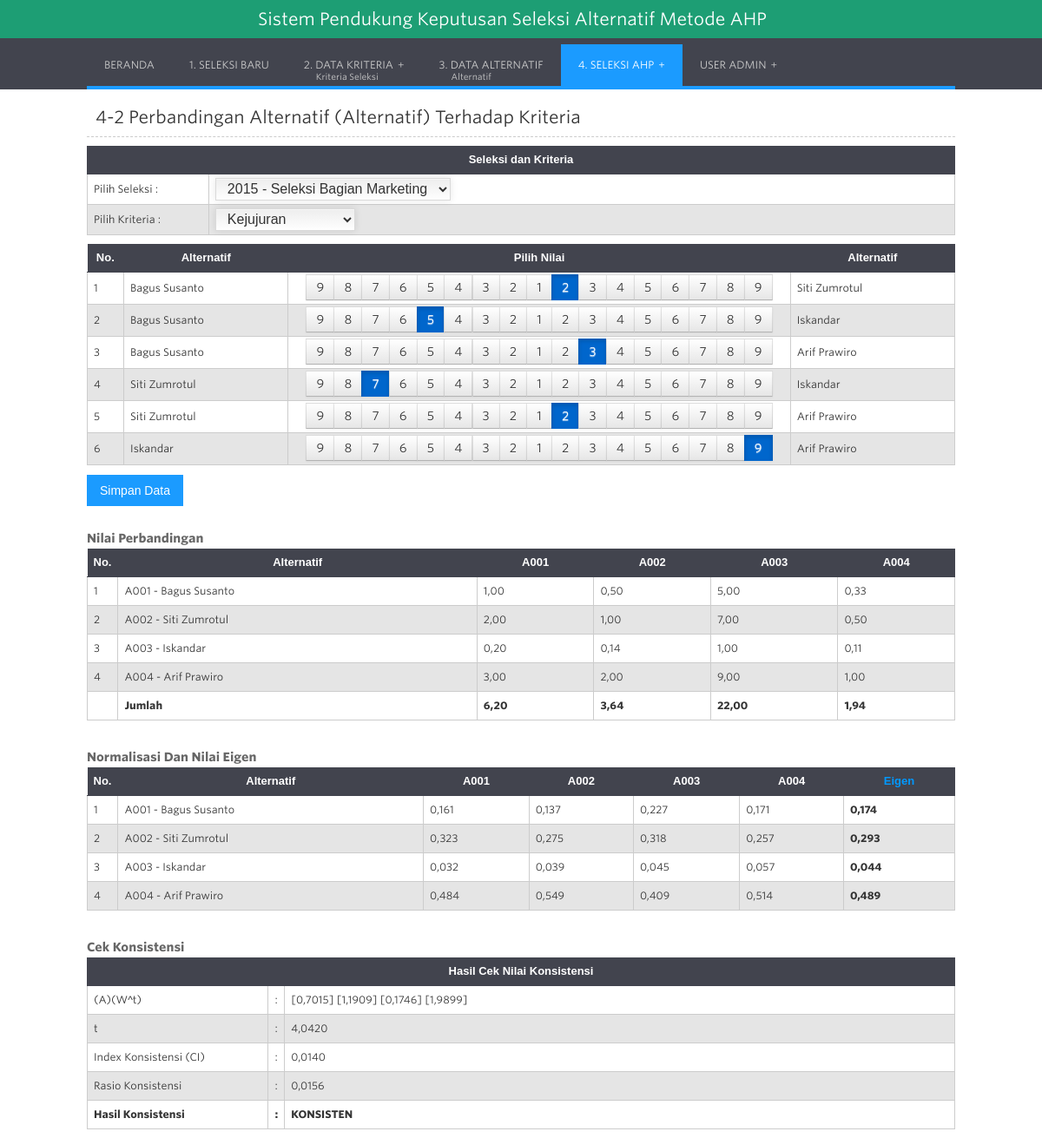
Screenshot of /?h=nilai-alternatif (signed in) with the database file from the repository.
### tables this page shows
CREATE TABLE `ahp_alternatif` (
  `id_alternatif` int(11) NOT NULL,
  `id_seleksi` int(11) NOT NULL,
  `nama_alternatif` varchar(50) NOT NULL,
  `catatan` varchar(100) NOT NULL,
  `tgl_daftar` date NOT NULL
);

CREATE TABLE `ahp_nilai_pasangan` (
  `id_nilai_pasangan` bigint(20) NOT NULL,
  `tipe` int(1) NOT NULL COMMENT '1 untuk kriteria dan 2 untuk alternatif',
  `id_node_0` int(11) NOT NULL COMMENT 'kriteria=0, untuk alterantif=id_alternatif',
  `id_node_1` int(11) NOT NULL COMMENT 'id_kriteria_seleksi atau id_alternatif',
  `id_node_2` int(11) NOT NULL COMMENT 'id_kriteria_seleksi atau id_alternatif',
  `nilai_1` double NOT NULL,
  `nilai_2` double NOT NULL
);

CREATE TABLE `ahp_seleksi` (
  `id_seleksi` int(11) NOT NULL,
  `tahun` int(4) NOT NULL,
  `seleksi` varchar(50) NOT NULL,
  `catatan` varchar(100) NOT NULL
);

CREATE TABLE `ahp_kriteria_seleksi` (
  `id_kriteria_seleksi` int(11) NOT NULL,
  `id_kriteria` int(11) NOT NULL,
  `id_seleksi` int(11) NOT NULL
);

CREATE TABLE `ahp_nilai_random_index` (
  `id_nilai_random_index` int(11) NOT NULL,
  `matrix` int(11) NOT NULL,
  `nilai` double NOT NULL
);

### config/library.php (called while the page is built, shortened)
<?php
$kasus_objek="Alternatif";
?>

### ahp_perbandingan_alternatif.php (the view, shortened to what this page needs)
<?php
  $seleksi=antiinjec($koneksi, @$_POST['seleksi']);
  $kriteria=antiinjec($koneksi, @$_POST['kriteria']);
  if($seleksi=="") {
	  $d_seleksi=mysqli_fetch_array($koneksi->query("SELECT id_seleksi FROM ahp_seleksi ORDER BY tahun DESC, id_seleksi DESC LIMIT 0, 1"));
	  $seleksi=$d_seleksi['id_seleksi'];
  }
  if($kriteria=="") {
	  $d_kriteria=mysqli_fetch_array($koneksi->query("SELECT a.id_kriteria_seleksi FROM ahp_kriteria_seleksi as a, ahp_kriteria as b
	  										 WHERE a.id_kriteria=b.id_kriteria
  												AND a.id_seleksi='$seleksi' ORDER BY a.id_kriteria_seleksi ASC LIMIT 0, 1"));
	  $kriteria=$d_kriteria['id_kriteria_seleksi'];
  }
?>
<div class="judul">4-2 Perbandingan Alternatif (<?php echo $kasus_objek; ?>) Terhadap Kriteria</div>
<div class="csstable" >
    <form method="post" action="?h=nilai-alternatif" enctype="multipart/form-data">
    <table width="100%" border="0" cellspacing="0" cellpadding="4">
      <tr><td colspan="2">Seleksi dan Kriteria</td></tr>
      <tr>
        <td width="14%">Pilih Seleksi :</td>
        <td width="86%">
        <select name="seleksi" onchange="this.form.submit()" style="font-size:16px; color:#333; padding-top:2px; width:auto;">
            <?php
            $q_seleksi="SELECT id_seleksi, seleksi, tahun FROM ahp_seleksi ORDER BY tahun DESC, id_seleksi DESC";
            $h_node=$koneksi->query($q_seleksi);
            while($dseleksi=mysqli_fetch_array($h_node)) {
            ?>
            <option value="<?php echo $dseleksi['id_seleksi']; ?>" <?php if($dseleksi['id_seleksi']==$seleksi) { echo "selected"; } ?>><?php echo $dseleksi['tahun']." - ".$dseleksi['seleksi']; ?></option>
            <?php } ?>
        </select>
        </td>
      </tr>
      <tr>
        <td>Pilih Kriteria :</td>
        <td>
        <select name="kriteria" onchange="this.form.submit()" style="font-size:16px; color:#333; padding-top:2px; width:auto;">
            <?php
            $q_kriteria="SELECT a.id_kriteria_seleksi, b.kriteria FROM ahp_kriteria_seleksi as a, ahp_kriteria as b
						 WHERE a.id_kriteria=b.id_kriteria
							AND a.id_seleksi='$seleksi' ORDER BY a.id_kriteria_seleksi ASC";
            $h_node=$koneksi->query($q_kriteria);
            while($d_kriteria=mysqli_fetch_array($h_node)) {
            ?>
            <option value="<?php echo $d_kriteria['id_kriteria_seleksi']; ?>" <?php if($d_kriteria['id_kriteria_seleksi']==$kriteria) { echo "selected"; } ?>><?php echo $d_kriteria['kriteria']; ?></option>
            <?php } ?>
        </select>
        </td>
      </tr>
    </table>
    </form>
    <form method="post" action="?h=nilai-alternatif" class="row-fluid margin-none">
    <table width="100%" border="0" cellspacing="0" cellpadding="4">
      <tr>
          <td width='4%'>No.</td>
          <td width='18%'><?php echo $kasus_objek; ?></td>
          <td width='55%' style="text-align:center;">Pilih Nilai</td>
          <td width='18%'><?php echo $kasus_objek; ?></td>
      </tr>
	  <?php
      $tampil ="SELECT a.id_alternatif, a.nama_alternatif, c.tipe, c.id_node_0, c.id_node_1, c.id_node_2, c.id_nilai_pasangan, c.nilai_1, c.nilai_2 FROM ahp_alternatif as a, ahp_nilai_pasangan as c WHERE c.tipe=1 AND c.id_node_0='$kriteria' AND a.id_alternatif=c.id_node_1 AND a.id_seleksi='$seleksi' ORDER BY c.id_nilai_pasangan ASC, a.id_alternatif ASC";
	  $h_tampil=$koneksi->query($tampil);
      $no = 1;
      while($r=mysqli_fetch_array($h_tampil)){
        $tampil2 ="SELECT a.id_alternatif, a.nama_alternatif FROM ahp_alternatif as a, ahp_nilai_pasangan as c WHERE c.tipe=1 AND c.id_node_0='$kriteria' AND a.id_alternatif=c.id_node_2 AND c.id_node_1='$r[id_node_1]' AND c.id_nilai_pasangan='$r[id_nilai_pasangan]' AND a.id_seleksi='$seleksi' ORDER BY a.id_alternatif ASC";
        $h_tampil2=$koneksi->query($tampil2);
        $r2=mysqli_fetch_array($h_tampil2);
        $nilai=0;
        if($r['nilai_1']<1) { $nilai=$r['nilai_2']; }
        elseif($r['nilai_1']>1) { $nilai=-$r['nilai_1']; }
        elseif($r['nilai_1']==1) { $nilai=1; }
        ?>
        <tr>
            <td>
			<?php echo $no; ?>
            </td>
            <td><?php echo $r['nama_alternatif']; ?></td>
            <td style="text-align:center;">
                 <label for="radio1<?php echo $no; ?>">9</label>
                 <label for="radio2<?php echo $no; ?>">8</label>
                 <label for="radio3<?php echo $no; ?>">7</label>
                 <label for="radio4<?php echo $no; ?>">6</label>
                 <label for="radio5<?php echo $no; ?>">5</label>
                 <label for="radio6<?php echo $no; ?>">4</label>
                 <label for="radio7<?php echo $no; ?>">3</label>
                 <label for="radio8<?php echo $no; ?>">2</label>
                 <label for="radio9<?php echo $no; ?>">1</label>
                 <label for="radio10<?php echo $no; ?>">2</label>
                 <label for="radio11<?php echo $no; ?>">3</label>
                 <label for="radio12<?php echo $no; ?>">4</label>
                 <label for="radio13<?php echo $no; ?>">5</label>
                 <label for="radio14<?php echo $no; ?>">6</label>
              <input type="radio" id="radio15<?php echo $no; ?>" name="pilih<?php echo $r['id_nilai_pasangan']; ?>" value="7" <?php if($nilai==7) { echo "checked"; } ?>>
                 <label for="radio15<?php echo $no; ?>">7</label>
              <input type="radio" id="radio16<?php echo $no; ?>" name="pilih<?php echo $r['id_nilai_pasangan']; ?>" value="8" <?php if($nilai==8) { echo "checked"; } ?>>
                 <label for="radio16<?php echo $no; ?>">8</label>
              <input type="radio" id="radio17<?php echo $no; ?>" name="pilih<?php echo $r['id_nilai_pasangan']; ?>" value="9" <?php if($nilai==9) { echo "checked"; } ?>>
                 <label for="radio17<?php echo $no; ?>">9</label>
            </td>
            <td><?php echo $r2['nama_alternatif']; ?></td>
        </tr>
        <?php
        $no++;
      }
      ?>
    </table>
    <button id='send' type='submit' name="btn_simpan" class="tombol-large w_biru hvr-fade">Simpan Data</button>
    </form>
    <br />
    <?php if($seleksi!="" && $kriteria!="") { ?>
    <h4>Nilai Perbandingan</h4>
    <div class="box">
    <table width="100%" border="0" cellspacing="0" cellpadding="4">
    <?php
    $h_node=$koneksi->query("SELECT id_alternatif, nama_alternatif FROM ahp_alternatif WHERE id_seleksi='$seleksi' ORDER BY id_alternatif ASC");
    $jml_node=mysqli_num_rows($h_node);
    ?>
          <tr>
              <td width='3%'>No.</td>
              <td><?php echo $kasus_objek; ?></td>
              <?php
              for($i=1; $i<=$jml_node; $i++) {
              ?>
              <td><?php echo sprintf("A%03d", $i); ?></td>
              <?php } ?>
          </tr>
    <?php
    $total=array();
    $tampil ="SELECT id_alternatif, nama_alternatif FROM ahp_alternatif WHERE id_seleksi='$seleksi' ORDER BY id_alternatif ASC";
    $h_tampil=$koneksi->query($tampil);
    $no = 1;
    while($r=mysqli_fetch_array($h_tampil)){
      $n_node=sprintf("A%03d", $no);
      ?>
      <tr>
          <td><?php echo $no; ?></td>
          <td><?php echo $n_node.' - '.$r['nama_alternatif']; ?></td>
          <?php
          $n=0;
          $h_node=$koneksi->query("SELECT id_alternatif, nama_alternatif FROM ahp_alternatif WHERE id_seleksi='$seleksi' ORDER BY id_alternatif ASC");
          while($d_node=mysqli_fetch_array($h_node)) {
                $nilai_pasang=0;
                $h_nilai1=$koneksi->query("SELECT nilai_1 FROM ahp_nilai_pasangan WHERE tipe=1 AND id_node_0='$kriteria' AND
                                  id_node_1='$r[id_alternatif]' AND id_node_2='$d_node[id_alternatif]'");
                $d_nilai1=mysqli_fetch_array($h_nilai1);
                $h_nilai2=$koneksi->query("SELECT nilai_2 FROM ahp_nilai_pasangan WHERE tipe=1 AND id_node_0='$kriteria' AND
                                  id_node_2='$r[id_alternatif]' AND id_node_1='$d_node[id_alternatif]'");
                $d_nilai2=mysqli_fetch_array($h_nilai2);
                if(@$d_nilai1[0]==0) { $nilai_pasang=@$d_nilai2[0]; } else { $nilai_pasang=@$d_nilai1[0]; }
                if($nilai_pasang==0 || $nilai_pasang=="") { $nilai_pasang=1; }
                $total[$n]=@$total[$n]+$nilai_pasang;
                ?>
              <td><?php echo number_format($nilai_pasang, 2, ',', '.'); ?></td>
          <?php $n++; } ?>
      </tr>
      <?php
      $no++;
    }
    ?>
          <tr>
              <td></td>
              <td style="font-weight:bold; color:#333;">Jumlah</td>
              <?php
              for($i=0; $i<$jml_node; $i++) {
              ?>
              <td style="font-weight:bold; color:#333;"><?php echo number_format($total[$i], 2, ",", '.'); ?></td>
              <?php } ?>
          </tr>
    </table>
    <div style="width:100%; height:20px; clear:both;"></div>
    <h4>Normalisasi Dan Nilai Eigen</h4>
    <table width="100%" border="0" cellspacing="0" cellpadding="4">
    <?php
    $h_node=$koneksi->query("SELECT id_alternatif, nama_alternatif FROM ahp_alternatif WHERE id_seleksi='$seleksi' ORDER BY id_alternatif ASC");
    $jml_node=mysqli_num_rows($h_node);
    ?>
          <tr>
              <td width='3%'>No.</td>
              <td><?php echo $kasus_objek; ?></td>
              <?php
              for($i=1; $i<=$jml_node; $i++) {
              ?>
              <td><?php echo sprintf("A%03d", $i); ?></td>
              <?php } ?>
              <td style="font-weight:bold; color:#09F;">Eigen</td>
          </tr>
    <?php
    $eigen=array();
    $tampil ="SELECT id_alternatif, nama_alternatif FROM ahp_alternatif WHERE id_seleksi='$seleksi' ORDER BY id_alternatif ASC";
    $h_tampil=$koneksi->query($tampil);
    $no = 1;
    while($r=mysqli_fetch_array($h_tampil)){
      $n_node=sprintf("A%03d", $no);
      ?>
      <tr>
          <td><?php echo $no; ?></td>
          <td><?php echo $n_node.' - '.$r['nama_alternatif']; ?></td>
          <?php
          $n=0;
          $jumlah_normalisasi=0;
          $h_node=$koneksi->query("SELECT id_alternatif, nama_alternatif FROM ahp_alternatif WHERE id_seleksi='$seleksi' ORDER BY id_alternatif ASC");
          while($d_node=mysqli_fetch_array($h_node)) {
                $nilai_pasang=0;
                $h_nilai1=$koneksi->query("SELECT nilai_1 FROM ahp_nilai_pasangan WHERE tipe=1 AND id_node_0='$kriteria' AND
                                  id_node_1='$r[id_alternatif]' AND id_node_2='$d_node[id_alternatif]'");
                $d_nilai1=mysqli_fetch_array($h_nilai1);
                $h_nilai2=$koneksi->query("SELECT nilai_2 FROM ahp_nilai_pasangan WHERE tipe=1 AND id_node_0='$kriteria' AND
                                  id_node_2='$r[id_alternatif]' AND id_node_1='$d_node[id_alternatif]'");
                $d_nilai2=mysqli_fetch_array($h_nilai2);
                if(@$d_nilai1[0]==0) { $nilai_pasang=@$d_nilai2[0]; } else { $nilai_pasang=@$d_nilai1[0]; }
                if($nilai_pasang==0 || $nilai_pasang=="") { $nilai_pasang=1; }
                $nilai_normalisasi=$nilai_pasang/$total[$n];
                $jumlah_normalisasi=$jumlah_normalisasi+$nilai_normalisasi;
                ?>
              <td><?php echo number_format($nilai_normalisasi, 3, ',', '.'); ?></td>
          <?php
          $n++; }
          $eigen[$no-1]=$jumlah_normalisasi/$jml_node;
          $urut=$no-1;
		  $cek_data=mysqli_fetch_array($koneksi->query("SELECT COUNT(*) FROM ahp_nilai_eigen WHERE tipe=1 AND id_node_0='$kriteria' AND id_node='$r[id_alternatif]'"));
		  if($cek_data[0]==0) {
			  $koneksi->query("INSERT INTO ahp_nilai_eigen(tipe, id_node_0, id_node, nilai) VALUES (1, '$kriteria', '$r[id_alternatif]', '$eigen[$urut]')");
		  } else {
			  $koneksi->query("UPDATE ahp_nilai_eigen SET nilai='$eigen[$urut]' WHERE tipe=1 AND id_node_0='$kriteria' AND id_node='$r[id_alternatif]'");
		  }
          ?>
          <td style="font-weight:bold; color:#333;"><?php echo number_format($eigen[$no-1], 3, ',', '.'); ?></td>
      </tr>
      <?php
      $no++;
    }
    ?>
    </table>
    <div style="width:100%; height:20px; clear:both;"></div>
    <h4>Cek Konsistensi</h4>
    <table width="100%" border="0" cellspacing="0" cellpadding="4">
    <tr><td colspan="3">Hasil Cek Nilai Konsistensi</td></tr>
    <tr>
        <td width="21%">(A)(W^t)</td>
        <td width="1%">:</td>
        <td width="78%">
        <?php
            $AWt=array();
            $tampil ="SELECT id_alternatif, nama_alternatif FROM ahp_alternatif WHERE id_seleksi='$seleksi' ORDER BY id_alternatif ASC";
            $h_tampil=$koneksi->query($tampil);
            $no = 0;
            while($r=mysqli_fetch_array($h_tampil)){
              $AWt_line=0;
              $n=0;
              $h_node=$koneksi->query("SELECT id_alternatif, nama_alternatif FROM ahp_alternatif WHERE id_seleksi='$seleksi' ORDER BY id_alternatif ASC");
              while($d_node=mysqli_fetch_array($h_node)) {
				  $nilai_pasang=0;
				  $h_nilai1=$koneksi->query("SELECT nilai_1 FROM ahp_nilai_pasangan WHERE tipe=1 AND id_node_0='$kriteria' AND
									id_node_1='$r[id_alternatif]' AND id_node_2='$d_node[id_alternatif]'");
				  $d_nilai1=mysqli_fetch_array($h_nilai1);
				  $h_nilai2=$koneksi->query("SELECT nilai_2 FROM ahp_nilai_pasangan WHERE tipe=1 AND id_node_0='$kriteria' AND
									id_node_2='$r[id_alternatif]' AND id_node_1='$d_node[id_alternatif]'");
				  $d_nilai2=mysqli_fetch_array($h_nilai2);
				  if(@$d_nilai1[0]==0) { $nilai_pasang=@$d_nilai2[0]; } else { $nilai_pasang=@$d_nilai1[0]; }
				  if($nilai_pasang==0 || $nilai_pasang=="") { $nilai_pasang=1; }
				  $AWt_line=$AWt_line+($nilai_pasang*$eigen[$n]);
                $n++;
              }
            $AWt[$no]=$AWt_line;
            $no++;
            }
            for($i=0; $i<$jml_node; $i++) { echo "[".number_format($AWt[$i], 4, ',', '.')."] "; }
        ?>
        </td>
    <tr>
      <td>t</td>
      <td>:</td>
      <td>
      <?php
      $tot_AWt_per_Eigen=0;
      for($i=0; $i<$jml_node; $i++) { $tot_AWt_per_Eigen=$tot_AWt_per_Eigen+($AWt[$i]/$eigen[$i]); }
      $t=$tot_AWt_per_Eigen/$jml_node;
      echo number_format($t, 4, ',', '.');
      ?>
      </td>
    </tr>
    <tr>
      <td>Index Konsistensi (CI)</td>
      <td>:</td>
      <td>
      <?php
      $CI=($t-$jml_node)/($jml_node-1);
      echo number_format($CI, 4, ',', '.');
      ?>
      </td>
    </tr>
    <tr>
      <td>Rasio Konsistensi</td>
      <td>:</td>
      <td>
      <?php
      $h_nilaiRI=$koneksi->query("SELECT nilai FROM ahp_nilai_random_index WHERE matrix='$jml_node'");
      $d_nilaiRI=mysqli_fetch_array($h_nilaiRI);
      $nilai_RI=$d_nilaiRI['nilai'];
      $Rasio_Konsistensi=($nilai_RI==0) ? 0 : $CI/$nilai_RI;
      echo number_format($Rasio_Konsistensi, 4, ',', '.');
      ?>
      </td>
    </tr>
    <tr>
      <td style="font-weight:bold; color:#333;">Hasil Konsistensi</td>
      <td style="font-weight:bold; color:#333;">:</td>
      <td style="font-weight:bold; color:#333;">
      <?php
      if($Rasio_Konsistensi<=0.1) { echo "KONSISTEN"; } else { echo "Belum Konsisten"; }
      ?>
      </td>
    </tr>
    </table>
    <?php } ?>
</div>

### rows the page displays
ahp_alternatif: nama_alternatif "Bagus Susanto", ahp_alternatif.nama_alternatif "Siti Zumrotul", ahp_alternatif.nama_alternatif "Iskandar", ahp_alternatif.nama_alternatif "Arif Prawiro", id_seleksi.id_kriteria_seleksi "A001", nilai_pasang "1,00", ahp_nilai_pasangan.nilai_2 "2,00", ahp_nilai_pasangan.nilai_2 "0,20", ahp_nilai_pasangan.nilai_2 "3,00", nilai_normalisasi "0,161", id_seleksi.id_kriteria_seleksi "0,174", ahp_nilai_pasangan.nilai_2 "0,323", ahp_nilai_pasangan.nilai_2 "0,032", ahp_nilai_pasangan.nilai_2 "0,484"
ahp_nilai_pasangan: nilai_2 "☐ 7", nilai_2 "☐ 8", nilai_2 "☐ 9"
ahp_nilai_pasangan: nilai_1 "☐ 7", nilai_1 "☐ 8", nilai_1 "☐ 9"
ahp_nilai_pasangan: nilai_2 "☐ 7", nilai_2 "☐ 8", nilai_2 "☐ 9"
ahp_alternatif: nama_alternatif "Siti Zumrotul", ahp_alternatif.nama_alternatif "Iskandar", ahp_alternatif.nama_alternatif "Arif Prawiro", ahp_nilai_pasangan.nilai_1 "0,50", n_node "A002", nilai_pasang "1,00", ahp_nilai_pasangan.nilai_2 "0,14", ahp_nilai_pasangan.nilai_2 "2,00", ahp_nilai_pasangan.nilai_1 "0,137", nilai_normalisasi "0,275", no "0,293", ahp_nilai_pasangan.nilai_2 "0,039", ahp_nilai_pasangan.nilai_2 "0,549"
ahp_nilai_pasangan: nilai_1 "☐ 7", nilai_1 "☐ 8", nilai_1 "☐ 9"
ahp_nilai_pasangan: nilai_2 "☐ 7", nilai_2 "☐ 8", nilai_2 "☐ 9"
ahp_alternatif: nama_alternatif "Iskandar", ahp_alternatif.nama_alternatif "Arif Prawiro", ahp_nilai_pasangan.nilai_1 "5,00", ahp_nilai_pasangan.nilai_1 "7,00", n_node "A003", nilai_pasang "1,00", ahp_nilai_pasangan.nilai_2 "9,00", ahp_nilai_pasangan.nilai_1 "0,227", ahp_nilai_pasangan.nilai_1 "0,318", nilai_normalisasi "0,045", no "0,044", ahp_nilai_pasangan.nilai_2 "0,409"
ahp_nilai_pasangan: nilai_2 "☐ 7", nilai_2 "☐ 8", nilai_2 "☑ 9"
ahp_alternatif: ahp_nilai_pasangan.nilai_1 "0,33", ahp_nilai_pasangan.nilai_1 "0,50", ahp_nilai_pasangan.nilai_1 "0,11", n_node "A004", nama_alternatif "Arif Prawiro", nilai_pasang "1,00", ahp_nilai_pasangan.nilai_1 "0,171", ahp_nilai_pasangan.nilai_1 "0,257", ahp_nilai_pasangan.nilai_1 "0,057", nilai_normalisasi "0,514", no "0,489"
ahp_nilai_random_index: nilai "0,0156"

### other values shown
$kasus "Seleksi Alternatif"
$kasus_objek "ALTERNATIF"
$usernama "ADMIN"
$kasus_objek "Alternatif"
$total[$i] "6,20"
$total[$i] "3,64"
$total[$i] "22,00"
$total[$i] "1,94"
$AWt[$i] "0,7015"
$AWt[$i] "1,1909"
$AWt[$i] "0,1746"
$AWt[$i] "1,9899"
$t "4,0420"
$CI "0,0140"
form field seleksi "2015 - Seleksi Bagian Marketing"
